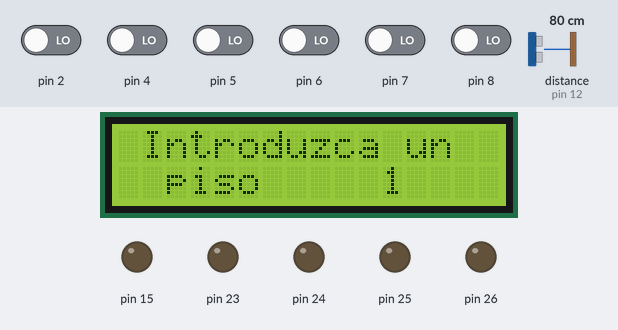
A sketch run on a simulated Arduino Mega 2560, built with avr-gcc and run on an emulated ATmega2560. On the bench: 16×2 character LCD, output pins drawn as LEDs (lit = HIGH). Wiring (inferred from the names in the program): ultrasonic range finder: trigger pin 13; echo pin 12. Inputs (shaded band) come from the test bench; at power-on: pin 2, pin 4–8 LOW, distance to the obstacle (sensor on pin 12) 80 cm. The echo pulse lasts 58.3 µs per cm; pins used as bus, display or sensor lines are not drawn; what the sketch prints to the serial monitor is not drawn.

Above: at 1.2 s.
1.3 s: pin 5 driven HIGH
At 1.8 s:
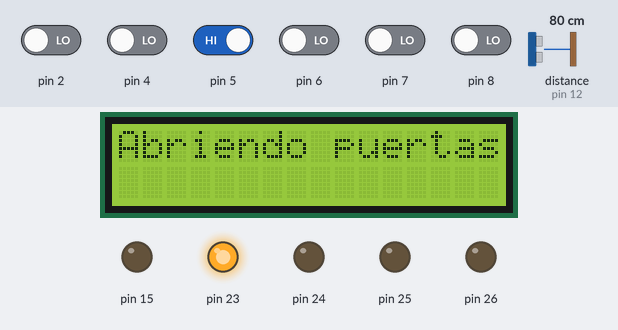
2.9 s: pin 2 driven HIGH
At 6.3 s:
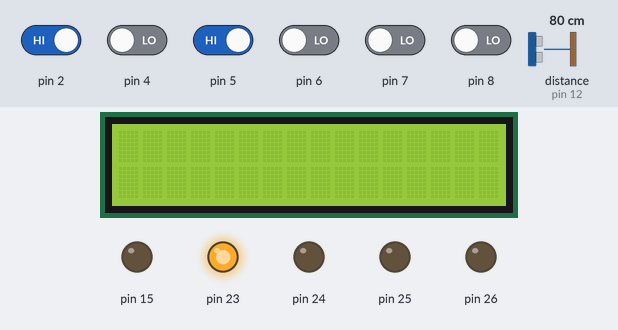
8.9 s: distance to the obstacle (sensor on pin 12) set to 2 cm
At 10.9 s:
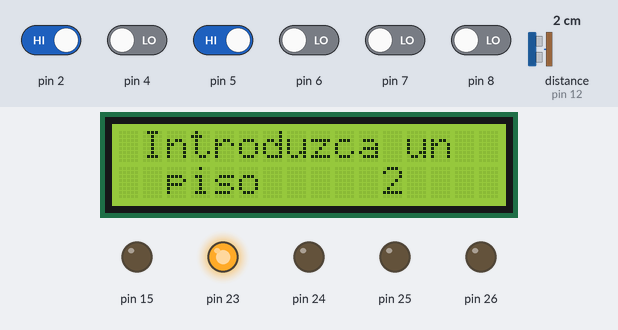
11.2 s: distance to the obstacle (sensor on pin 12) set to 18 cm
14.2 s: distance to the obstacle (sensor on pin 12) set to 299 cm
17.2 s: pin 4 driven HIGH
At 21.8 s:
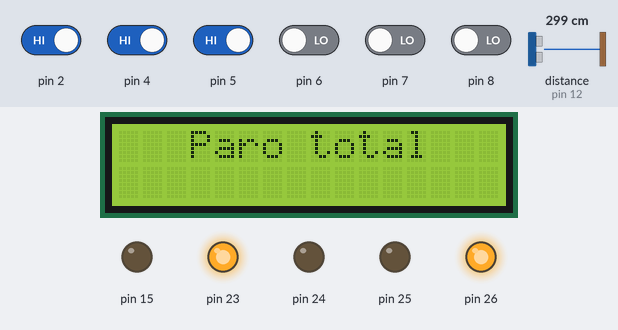
Timing chart, 0 to 22.9 s (numbered marks = the images above; inputs shaded):
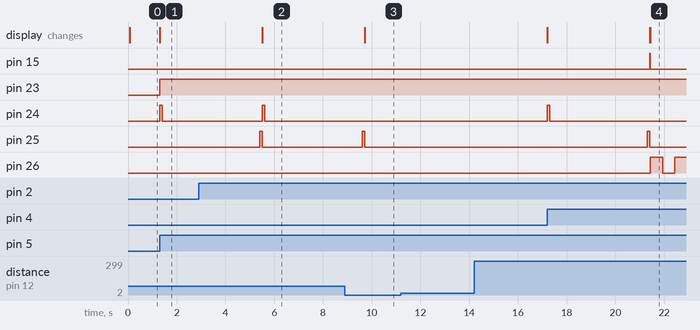

Measured:
- after the input at 1.3 s, pin 23: LOW → HIGH at once; pin 24: LOW → HIGH at once, → LOW 0.10 s later; the display: changes at once (image 1)
- after the input at 11.2 s, every drawn part: stays the same
- after the input at 14.2 s, every drawn part: stays the same
- after the input at 17.2 s, pin 15: LOW → HIGH after 4.2 s, → LOW 0.02 s later; pin 24: LOW → HIGH at once, → LOW 0.10 s later; pin 25: LOW → HIGH after 4.1 s, → LOW 0.10 s later; pin 26: LOW → HIGH after 4.2 s, → LOW 0.50 s later, → HIGH 0.50 s later; the display: first changes at once (image 4 shows a later state)

The sketch:

Arduino_elevator.ino
```cpp
/* LCD */
#include <LiquidCrystal.h> /* Se incluye la libreia de LyquidCrystal para poder controlar el LCD*/
LiquidCrystal lcd(17, 18, 19, 20, 21 , 22);
#define echoPin 12 // Pin eco
#define trigPin 13 // Pin Trigger
int maximumRange = 200; // Rango maximo
int minimumRange = 0; // Rango minimo
float duration, distance; // Duracion usada para medir la distacia


bool boton1, boton2, boton3, boton4, boton5; /* En esta parte del programa declaramos cada uno de los botones como variables de tipo bool por que solo manejamos dos estados 1 y 0 */

int i, j, x;
float z = 4.4; /* En la variable z es en donde se guarda la distancia a la que se encuentra el elvador, es inicializada en 4.4 por que al inicio el elevador esta a 4.4 centimetros del sensor */
/* Estas variables "piso" y "control" van a ser los que definan la direccion y el teimpo del recorrido del elevador */
int control = 1, piso = 0;
int paro = 0; /* La varibale paro la incrementaremos al oprimir el boton de paro */

void setup() {
  // put your setup code here, to run once:
Serial.begin(9600);
attachInterrupt( 0, ServicioBoton, RISING);
/*En esta parte del programa vamos a declarar entradas y salidas */
for ( i = 4; i < 9; i++)
{
  pinMode(i, INPUT);
}
/* Declaración de los pines de los puentes H */
/* Se declararon salidas del pin 4 al pin 15 estas incluyen el puente H */
pinMode(15, OUTPUT);
pinMode(23, OUTPUT);
pinMode(24, OUTPUT);
pinMode(25, OUTPUT);
pinMode(26, OUTPUT);

/* LCD */
lcd.begin(16, 2);
 pinMode(trigPin, OUTPUT);
 pinMode(echoPin, INPUT);
}


void loop() {
  // put your main code here, to run repeatedly:
  /* Se inicia el sensor ultrasonico */
 digitalWrite(trigPin, LOW);
 delayMicroseconds(2);
 digitalWrite(trigPin, HIGH);
 delayMicroseconds(10);
 digitalWrite(trigPin, LOW);


  //Medimos el tiempo que tarda en llegar el eco
 duration = pulseIn(echoPin, HIGH);
 //Calculamos la distancia
 distance = float (duration*0.017);
 Serial.println(distance);
 Serial.println(z);
  digitalWrite(15, LOW);
  lcd.clear();
   {
   lcd.write(" Introduzca un "); /* Se manda a imprimir en pantalla */
   lcd.setCursor(0,1);
   lcd.write("  piso     ");
   lcd.print(control);
   }

{
/* Indicamos que cada uno de los botones van a dar una lectura digital a cada uno de los pines digitales que se mensioanan en el codigo */
boton1 = digitalRead(4);
boton2 = digitalRead(5);
boton3 = digitalRead(6);
boton4 = digitalRead(7);
boton5 = digitalRead(8);
/*
 *  En esta parte del programa vamos a hacer que la variable piso cada que se aplane un boton se va cambair su valor, cuando:
 *  boton1, piso = 1
 *  btton2, piso = 2
 *  boton3, piso = 3
 *  boton4, piso = 4
 *  boton5, piso = 5
 */
 {
 if (boton1)
 {
  piso = 1;
  Serial.print("boton1");
 }
 else if (boton2)
 {
  piso = 2;
  Serial.print("boton2");
 }
 else if (boton3)
 {
  piso = 3;
  Serial.print("boton3");
 }
 else if (boton4)
 {
  piso = 4;
  Serial.print("boton4");
 }
 else if (boton5)
 {
  piso = 5;
  Serial.print("boton5");
 }
 Serial.println(piso);
 }

 /* En esta parte del codigo el primer if es el que va definir la direccion que tendra el elvador ya sea de bajada o de subida */
 if (control < piso) /* Este quire decir que va de subida por que control va a ser la variable en donde se almacene el piso en donde está */
 {


  if (control == 1 && piso == 2 || control == 2 && piso == 3 || control == 3 && piso == 4 || control == 4 && piso == 5) /* Estas son las convonaciones que recorreon solo un piso */
  {
    /* Esra parte del programa esta dividida en if con convinaciones distintas de pisos y esto es que cada una de estas convinaciones recorrenen exactamente la misma
     *  ditancia así que se almacenan todas en un solo if
     */
  Subida(z, 15);  /* En esta parte del programa se llama a la funcion subida*/
  control = piso; /* Al final de cada if se le da el valor de piso a control indicando en que piso se encuentra */
  }
  else if (control == 1 && piso == 3 || control == 2 && piso == 4 || control == 3 && piso == 5)
  {
    /* Se establece la distancia deceada */
  Subida(z, 30);
  control = piso;
  }
  else if (control == 1 && piso == 4 || control == 2 && piso == 5)
  {
    /* Se establecera la distancia deceada */
  Subida(4.5, 45);
  control = piso;
  }
  else if (control == 1 && piso == 5 )
  {
    /* Se estbalecera la ditancia */
  Subida(z, 60);
  control = piso;
  }
 }


 else if ( control > piso ) /* Esre else if es el que indicara que el elevador va de bajada */
 {
   if (control == 2 && piso == 1 || control == 3 && piso == 2 || control == 4 && piso == 3 || control == 5 && piso == 4) /* Estas son las convonaciones que recorreon solo un piso */
  {
    /* Esra parte del programa esta dividida en if con convinaciones distintas de pisos y esto es que cada una de estas convinaciones recorrenen exactamente la misma
     *  ditancia así que se almacenan todas en un solo if
     */
  Bajada(z, 15); /* Se llama a la funcion Bajada */
  control = piso;
  }
  else if (control == 3 && piso == 1 || control == 4 && piso == 2 || control == 5 && piso == 3)
  {
    /* Se establece la distancia deceada */
  Bajada(z, 30);
  control = piso;
  }
  else if (control == 4 && piso == 1 || control == 5 && piso == 2)
  {
    /* Se establecera la distancia deceada */
  Bajada(z, 45);
  control = piso;
  }
  else if (control == 5 && piso == 1 )
  {
  Bajada(z, 60);
  control = piso;
  }
 }
 else
 {
  Serial.println("Introduzca otro piso");
 }
}


}
/* Declaracio de fuciones */
void Motorpuerta()
{
  digitalWrite(23, HIGH);
  digitalWrite(24, HIGH);
  digitalWrite(25, LOW);
  delay(100);
   digitalWrite(23, HIGH);
  digitalWrite(24, LOW);
  digitalWrite(25, LOW);
  delay(4000);
   digitalWrite(23, HIGH);
  digitalWrite(24, LOW);
  digitalWrite(25, HIGH);
  delay(100);
  digitalWrite(23, HIGH);
  digitalWrite(24, LOW);
  digitalWrite(25, LOW);
}
/* esta funcion es la funcion de la interrupcion cada vbes que oprimamos el boton de paro este le pondra el valor de  a paro y entrara la funcion de paro total */
void ServicioBoton()
{
  Serial.println("Paro total");
  paro = 1;
  return;
}
/* Parototal es la funcion que para el funcionamiento del elevador*/
void Parototal(){
  if (paro == 1)
  {
    int t;
    lcd.clear();
    lcd.write("   Paro total");
    digitalWrite(10, LOW);
    digitalWrite(11, LOW);
    digitalWrite(15, LOW);
    for ( t = 0; t < 5; t++)
    {
      digitalWrite(26, HIGH);
      delay(500);
      digitalWrite(26,LOW);
      delay(500);
    }
    paro = 0;
  }
}
/* En la funcion subida se le la orden al motor de subir hasta que se le indique con un ciclo while */
void Subida(float x, int y)
{
  lcd.clear();
  lcd.write("Abriendo puertas");
    Motorpuerta();
    lcd.clear();
  while(distance <= x + y)
  {
    PantallaLCDbotones();
    digitalWrite(15, HIGH);
      digitalWrite(trigPin, LOW);
 delayMicroseconds(2);
 digitalWrite(trigPin, HIGH);
 delayMicroseconds(10);
 digitalWrite(trigPin, LOW);
   duration = pulseIn(echoPin, HIGH);
 //Calculamos la distancia
 distance = float (duration*0.017);
 Serial.println(x + y);
 Serial.println(distance);
 Parototal();
  digitalWrite(10 ,LOW);
  digitalWrite(11, HIGH);
  if ( distance >= x + y)
  {
  lcd.clear();
  lcd.write("Abriendo puertas");
  digitalWrite(10, LOW);
  digitalWrite(11, LOW);
  digitalWrite(15, LOW);
  z = x + y;
  break;
  }
  }
  Motorpuerta();
  return;
}


/* En la función bajada se le indica al motor que baje hasta el piso que se le indique */
void Bajada (float x, int y)
{
  lcd.clear();
  lcd.write("Abriendo puertas");
    Motorpuerta();
  lcd.clear();
  while(distance >= x - y)
  {
    PantallaLCDbotonesbajada();
     digitalWrite(15, HIGH);
      digitalWrite(trigPin, LOW);
 delayMicroseconds(2);
 digitalWrite(trigPin, HIGH);
 delayMicroseconds(10);
 digitalWrite(trigPin, LOW);
   duration = pulseIn(echoPin, HIGH);
 //Calculamos la distancia
 distance = float (duration*0.017);
 Serial.println(x - y);
 Serial.println(distance);
  Parototal();
  digitalWrite(10 ,HIGH);
  digitalWrite(11, LOW);
  if ( distance <= x - y)
  {
  lcd.clear();
  lcd.write("Abriendo puertas");
  digitalWrite(10, LOW);
  digitalWrite(11, LOW);
   digitalWrite(15, LOW);
  z = x - y;
  break;
  }
  }
  Motorpuerta();
  return;
}


/* Intrucciones para la pantalla lcd de subida */
 void PantallaLCDbotones(){
            lcd.write("Subiendo al ");
            lcd.print(piso);
            lcd.setCursor(0,1);
            lcd.write("Porfavor espere");
            return;
 }


/* Intrucciones para la pantallada lcd de bajada*/
 void PantallaLCDbotonesbajada(){
            lcd.write("Bajando al ");
            lcd.print(piso);
            lcd.setCursor(0,1);
            lcd.write("Porfavor espere");
            return;
 }
```
